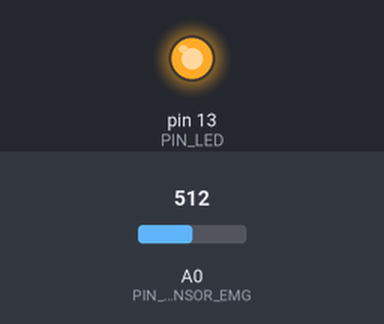
A sketch run on a simulated Arduino Uno, built with avr-gcc and run on an emulated ATmega328P. Shown: output pins drawn as LEDs (lit = HIGH). The inputs (shaded band) are chosen by the test bench; at power-on: A0 (PIN_SENSOR_EMG) = 512. What the sketch prints to the serial monitor is not drawn.

Above: at 0.1 s.
At 1.8 s:
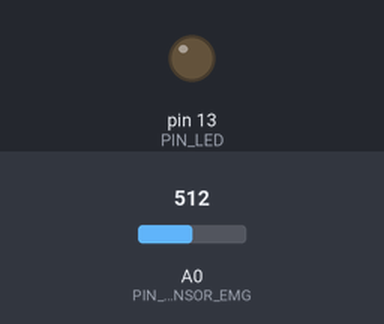
Timing chart, 0 to 3.3 s (numbered marks = the images above):
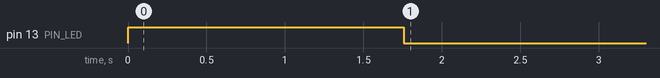

The sketch:

Seguimiento3_Melissa_Diego_Daniel.ino
```cpp
const int PIN_SENSOR_EMG = A0; // Pin analógico para leer el sensor EMG
const int PIN_LED = 13; // Pin digital para controlar el LED
const int TAMANO_VENTANA = 50; // Tamaño de la ventana para el cálculo de la varianza
const int UMBO_VARIANZA = 3402; // Umbral de varianza para detectar flexión/extensión determinado en python con el promedio de las 10 muestras anteriores :D
const int ORDEN_FILTRO = 4; // Orden del filtro IIR
const float FRECUENCIA_CORTE = 10.0; // Frecuencia de corte del filtro IIR pasa altas

// Coeficientes del filtro IIR pasa altas
const float COEFICIENTE_A[ORDEN_FILTRO + 1] = {1,  -3.83582554, 5.52081914, -3.53353522, 0.848556};
const float COEFICIENTE_B[ORDEN_FILTRO + 1] = {0.92117099, -3.68468397, 5.52702596, -3.68468397, 0.92117099};

int datosEMG[TAMANO_VENTANA] = {0}; // almacenar los valores EMG, inicializsdo con ceros
int indiceDatos = 0; // indice para el arreglo

void setup() {
  Serial.begin(9600); // comunicación serial
  pinMode(PIN_LED, OUTPUT); // Configurar el pin del LED como salida
  // Enciende el LED manualmente como prueba
  digitalWrite(PIN_LED, HIGH);
  delay(1000); // Espera 1 segundo
  digitalWrite(PIN_LED, LOW);
}

void loop() {
  int valorSensor = analogRead(PIN_SENSOR_EMG); // Leer el valor del sensor EMG
  int valorFiltrado = aplicarFiltroIIR(valorSensor); // Filtrar el valor EMG con un filtro IIR pasa altas
  datosEMG[indiceDatos] = valorFiltrado; // Almacenar el valor filtrado en el arreglo
  indiceDatos = (indiceDatos + 1) % TAMANO_VENTANA; // Actualizar el índice para que se desplace

  float media = calcularMedia(datosEMG, TAMANO_VENTANA); // Calcular la media de los valores EMG filtrados
  float varianza = calcularVarianza(datosEMG, TAMANO_VENTANA, media); // Calcular la varianza

  Serial.println(varianza); // Enviar la varianza a través del puerto serial

  if (varianza > UMBO_VARIANZA) {
    digitalWrite(PIN_LED, HIGH); // Encender el LED
  } else {
    digitalWrite(PIN_LED, LOW); // Apagar el LED
  }
}

// DEFINICION DE FUNCIONES

float calcularMedia(int* datos, int tamano) {
  long suma = 0;
  for (int i = 0; i < tamano; i++) {
    suma += datos[i];
  }
  return (float)suma / tamano;
}

float calcularVarianza(int* datos, int tamano, float media) {
  long diferenciasAlCuadrado = 0;
  for (int i = 0; i < tamano; i++) {
    float diferencia = datos[i] - media;
    diferenciasAlCuadrado += diferencia * diferencia;
  }
  return (float)diferenciasAlCuadrado / tamano;
}

int aplicarFiltroIIR(int valor) {
  static float bufferEntrada[ORDEN_FILTRO + 1] = {0}; // Arreglo para almacenar los valores de entrada anteriores
  static float bufferSalida[ORDEN_FILTRO + 1] = {0}; // Arreglo para almacenar los valores de salida anteriores

  // Desplazar los valores de entrada y salida anteriores
  for (int i = ORDEN_FILTRO; i > 0; i--) {
    bufferEntrada[i] = bufferEntrada[i - 1];
    bufferSalida[i] = bufferSalida[i - 1];
  }
  bufferEntrada[0] = valor; // Nuevo valor de entrada

  // Calcular la salida filtrada
  bufferSalida[0] = 0;
  for (int i = 0; i <= ORDEN_FILTRO; i++) {
    bufferSalida[0] += COEFICIENTE_B[i] * bufferEntrada[i];
  }
  for (int i = 1; i <= ORDEN_FILTRO; i++) {
    bufferSalida[0] -= COEFICIENTE_A[i] * bufferSalida[i];
  }

  return (int)bufferSalida[0]; // Retornar el valor filtrado
}
```

Measured:
- by itself, pin 13 (PIN_LED): HIGH → LOW at 1.8 s
